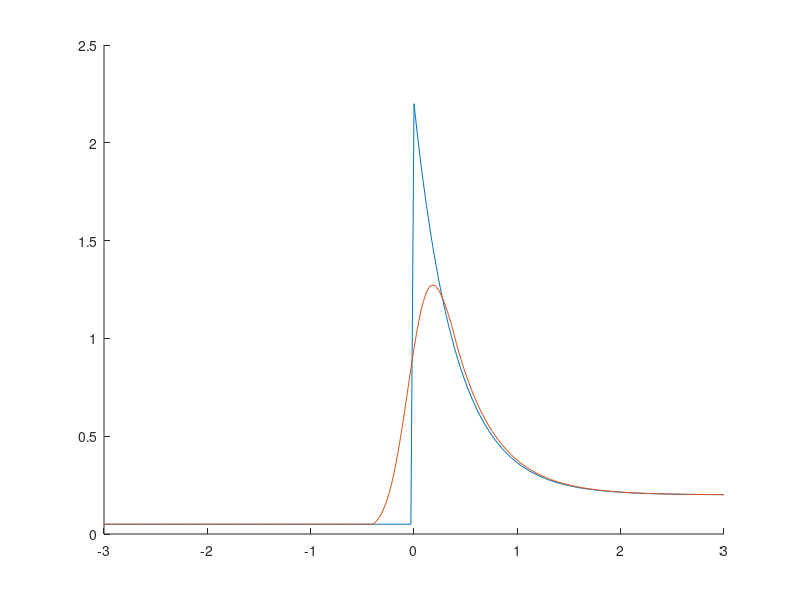

This chart was generated by the following MATLAB code: (Note: this script raises an error after producing the figure.)
%% Fixed parameters

microsc_resolution = 0.157;
PSF_width = 0.17;

%% Parameters that can change

% The intensity level in the microtubule
bg1=0.2;
% The intensity level outside the microtubule
bg2=0.05;
% The lambda of the exponential (in um)
lambda = 0.4;
% The value of the exponential at x=0 above the background bg1
Amp = 2;

%% Making the data

% We make a series of values on the microtubule
% x is the position in um
x = linspace(0,3);
% y is the signal (exponential + background 1)
y = Amp*exp(-x/lambda)+bg1;

% We make a series of value outside the microtubule
% x2 is the position
% y2 is the signal (background 2)

x2 = linspace(-3,0);
x2 = x2(1:end-1);
y2 = zeros(size(x2));
y2(:) = bg2;

% We concatenate them

y = [y2 y];
x = [x2 x];

%% Applying a gaussian convolution

x_res = x(2)-x(1);
y_conv = imgaussfilt(y,PSF_width/x_res);

%% Plotting
figure;
hold on
plot(x,y,'DisplayName','Source')
plot(x,y_conv,'DisplayName','Convoluted')

% some points (in um), to check that interpolation of the function
% convolutedExponential works well.
x3 = -1:0.25:2;

scatter(x3,convolutedExponential(x3,[bg1,bg2,lambda,Amp]),'DisplayName','Convouted-Interpolated')
ylim([0,inf])
legend()

